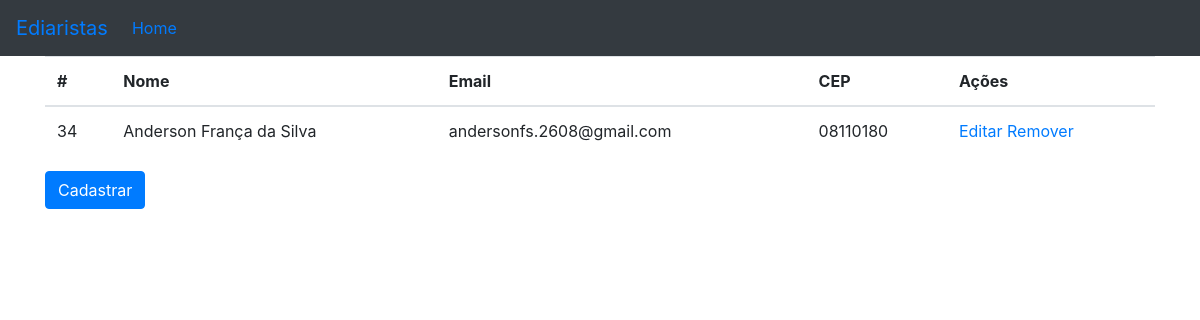
The app's page /web/listar_diaristas with its own data.
### web/models.py (models this page shows)
class Diarista(models.Model):
    SEXO_CHOICES = (
        ("F", "Feminino"),
        ("M", "Masculino"),
        ("N", "Nenhuma das opções")
    )
    nome_completo = models.CharField(max_length=100, null=False, blank=False)
    cpf = models.CharField(max_length=11, null=False, blank=False, unique=True)
    email = models.EmailField(null=False, blank=False, unique=True)
    telefone = models.CharField(max_length=11, null=False, blank=False)
    tipo_logradouro = models.CharField(max_length=11, null=False, blank=False)
    logradouro = models.CharField(max_length=60, null=False, blank=False)
    numero = models.IntegerField(null=False, blank=False)
    complemento = models.CharField(max_length=100, null=False, blank=True)
    bairro = models.CharField(max_length=30, null=False, blank=False)
    cep = models.CharField(max_length=8, null=False, blank=False)
    cidade = models.CharField(max_length=30, null=False, blank=True)
    estado = models.CharField(max_length=2, null=False, blank=False)
    codigo_ibge = models.IntegerField(null=False, blank=False)
    sexo = models.CharField(max_length=1, choices=SEXO_CHOICES, blank=False, null=False)
    foto_usuario = models.ImageField(null=False)

### web/views.py (the view)
# urls.py: path('listar_diaristas', listar_diaristas, name='listar_diaristas'),
def listar_diaristas(request):
    diaristas = Diarista.objects.all()
    return render(request, 'lista_diaristas.html', {'diaristas': diaristas})

### web/templates/lista_diaristas.html (shortened to what this page needs)
{% extends 'base.html' %}
{% load easy_mask %}
{% block conteudo %}
<table class="table">
    <thead>
        <tr>
            <th>#</th>
            <th>Nome</th>
            <th>Email</th>
            <th>CEP</th>
            <th>Ações</th>
        </tr>
    </thead>
    <tbody>
        {% for diarista in diaristas %}
            <tr>
                <td>{{diarista.id}}</td>
                <td>{{diarista.nome_completo}}</td>
                <td>{{diarista.email}}</td>
                <td>{{diarista.cep | cep}}</td>
                <td>
                    <a href="{% url 'editar_diarista' diarista.id %}">Editar</a>
                    <a href="{% url 'remover_diarista' diarista.id %}">Remover</aEditar</a>
                </td>
            </tr>
        {% endfor %}
    </tbody>
</table>
<a href="{% url 'cadastrar_diarista' %}" class="btn btn-primary">Cadastrar</a>
{% endblock conteudo %}

### web/templates/base.html (shortened to what this page needs)
<!DOCTYPE html>
<html lang="en">
  <head>
    <link
      rel="stylesheet"
      href="https://stackpath.bootstrapcdn.com/bootstrap/4.5.2/css/bootstrap.min.css"
    />
  </head>
  <body>
    <nav class="navbar navbar-expand-md navbar-dar bg-dark md-4">
      <a href="#" class="navbar-brand">Ediaristas</a>
      <div class="collapse navbar-collapse" id="navbarCollapse">
        <ul class="navbar-nav mr-auto">
          <li class="nav-item active">
            <a href="{% url 'listar_diaristas' %}" class="nav-link">Home</a>
          </li>
        </ul>
      </div>
    </nav>
    <main role="main" class="container">
      {% block conteudo %} {% endblock conteudo %}
    </main>
  </body>
</html>

### records on screen
Diarista: id "34", nome_completo "Anderson França da Silva", email "andersonfs.2608@gmail.com", cep|cep "08110180"
